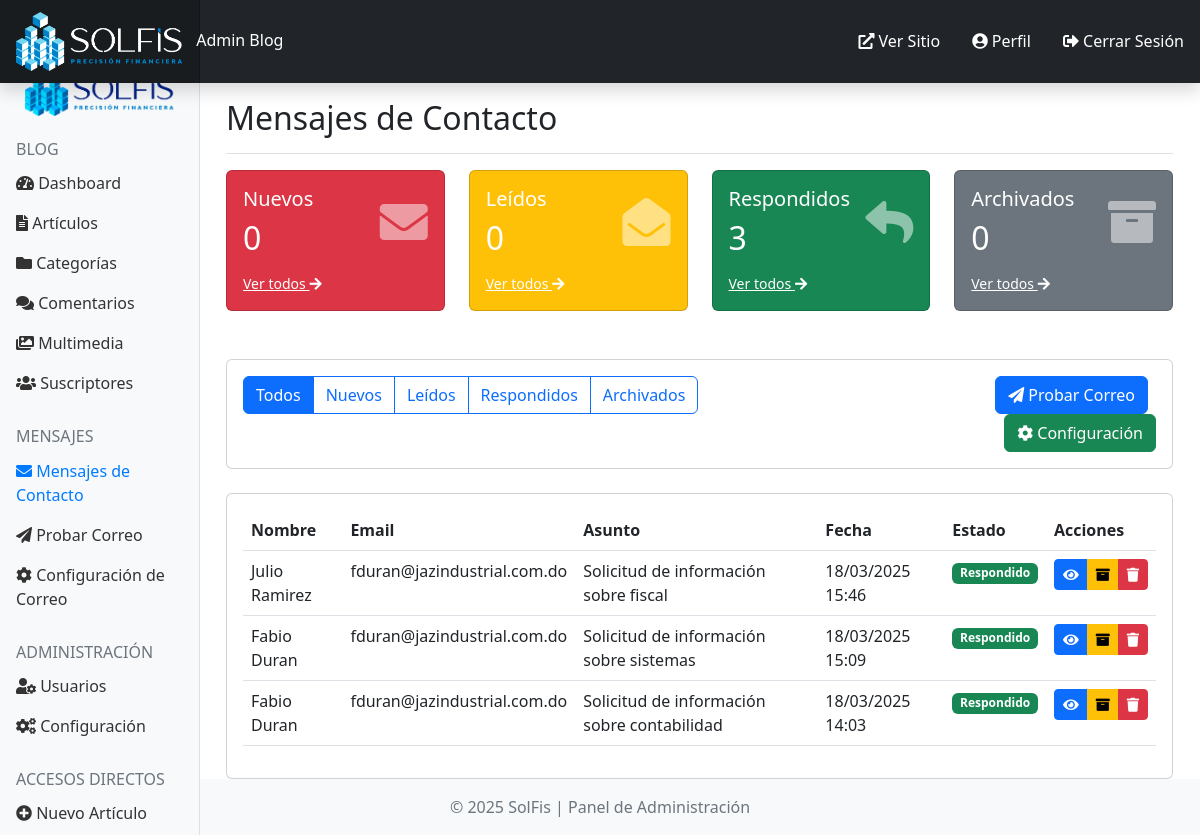
Screenshot of /admin/contact.php (signed in) with the database file from the repository.
### tables this page shows
CREATE TABLE `contact_messages` (
  `id` int(11) NOT NULL,
  `name` varchar(100) NOT NULL,
  `email` varchar(100) NOT NULL,
  `phone` varchar(50) DEFAULT NULL,
  `subject` varchar(200) NOT NULL,
  `message` text NOT NULL,
  `status` enum('new','read','replied','archived') NOT NULL DEFAULT 'new',
  `ip_address` varchar(45) DEFAULT NULL,
  `created_at` datetime NOT NULL,
  `updated_at` datetime NOT NULL
);

### includes/blog-system.php (called while the page is built, shortened)
<?php
class Database {
    private $connection;
    private static $instance;
    private function __construct() {
        $this->connection = new mysqli(DB_HOST, DB_USER, DB_PASS, DB_NAME);
        $this->connection->set_charset("utf8mb4");
    }
    public static function getInstance() {
        if (!self::$instance) {
            self::$instance = new self();
        }
        return self::$instance;
    }
    public function query($sql) {
        return $this->connection->query($sql);
    }
    public function escape($string) {
        return $this->connection->real_escape_string($string);
    }
}
class Auth {
    private static $instance;
    public static function getInstance() {
        if (!self::$instance) {
            self::$instance = new self();
        }
        return self::$instance;
    }
}
class Contact {
    private $db;
    public function __construct() {
        $this->db = Database::getInstance();
    }
    public function getMessages($page = 1, $per_page = 10, $status = null) {
        $offset = ($page - 1) * $per_page;
        $sql = "SELECT * FROM contact_messages";
        if ($status) {
            $status = $this->db->escape($status);
            $sql .= " WHERE status = '$status'";
        }
        $sql .= " ORDER BY created_at DESC LIMIT $offset, $per_page";
        $result = $this->db->query($sql);
        $messages = [];
        while ($result && $row = $result->fetch_assoc()) {
            $messages[] = $row;
        }
        $countSql = "SELECT COUNT(*) as total FROM contact_messages";
        if ($status) {
            $countSql .= " WHERE status = '$status'";
        }
        $countResult = $this->db->query($countSql);
        $totalMessages = 0;
        if ($countResult && $countResult->num_rows > 0) {
            $totalMessages = $countResult->fetch_assoc()['total'];
        }
        return [
            'messages' => $messages,
            'total' => $totalMessages,
            'pages' => ceil($totalMessages / $per_page),
            'current_page' => $page
        ];
    }
}

### admin/contact.php (the view, shortened to what this page needs)
<?php
require_once '../includes/blog-system.php';
$contact = new Contact();
$page = isset($_GET['page']) ? (int)$_GET['page'] : 1;
$status = isset($_GET['filter']) ? $_GET['filter'] : null;
$messagesData = $contact->getMessages($page, 10, $status);
$readCount = $contact->getMessages(1, 1, 'read')['total'];
$repliedCount = $contact->getMessages(1, 1, 'replied')['total'];
$archivedCount = $contact->getMessages(1, 1, 'archived')['total'];
?>
<?php include 'includes/header.php'; ?>
<div class="container-fluid">
    <div class="row">
        <?php include 'includes/sidebar.php'; ?>
        <main class="col-md-9 ms-sm-auto col-lg-10 px-md-4">
            <div class="d-flex justify-content-between flex-wrap flex-md-nowrap align-items-center pt-3 pb-2 mb-3 border-bottom">
                <h1 class="h2">Mensajes de Contacto</h1>
            </div>
            <div class="row mb-4">
                <div class="col-md-3 mb-4">
                    <div class="card text-white bg-danger">
                        <div class="card-body">
                            <div class="d-flex justify-content-between align-items-center">
                                <div>
                                    <h5 class="card-title mb-0">Nuevos</h5>
                                    <h2 class="mt-2 mb-0"><?php echo $newCount; ?></h2>
                                </div>
                                <div>
                                    <i class="fas fa-envelope fa-3x opacity-50"></i>
                                </div>
                            </div>
                            <a href="?filter=new" class="text-white mt-3 d-block small">Ver todos <i class="fas fa-arrow-right"></i></a>
                        </div>
                    </div>
                </div>
                <div class="col-md-3 mb-4">
                    <div class="card text-white bg-warning">
                        <div class="card-body">
                            <div class="d-flex justify-content-between align-items-center">
                                <div>
                                    <h5 class="card-title mb-0">Leídos</h5>
                                    <h2 class="mt-2 mb-0"><?php echo $readCount; ?></h2>
                                </div>
                                <div>
                                    <i class="fas fa-envelope-open fa-3x opacity-50"></i>
                                </div>
                            </div>
                            <a href="?filter=read" class="text-white mt-3 d-block small">Ver todos <i class="fas fa-arrow-right"></i></a>
                        </div>
                    </div>
                </div>
                <div class="col-md-3 mb-4">
                    <div class="card text-white bg-success">
                        <div class="card-body">
                            <div class="d-flex justify-content-between align-items-center">
                                <div>
                                    <h5 class="card-title mb-0">Respondidos</h5>
                                    <h2 class="mt-2 mb-0"><?php echo $repliedCount; ?></h2>
                                </div>
                                <div>
                                    <i class="fas fa-reply fa-3x opacity-50"></i>
                                </div>
                            </div>
                            <a href="?filter=replied" class="text-white mt-3 d-block small">Ver todos <i class="fas fa-arrow-right"></i></a>
                        </div>
                    </div>
                </div>
                <div class="col-md-3 mb-4">
                    <div class="card text-white bg-secondary">
                        <div class="card-body">
                            <div class="d-flex justify-content-between align-items-center">
                                <div>
                                    <h5 class="card-title mb-0">Archivados</h5>
                                    <h2 class="mt-2 mb-0"><?php echo $archivedCount; ?></h2>
                                </div>
                                <div>
                                    <i class="fas fa-archive fa-3x opacity-50"></i>
                                </div>
                            </div>
                            <a href="?filter=archived" class="text-white mt-3 d-block small">Ver todos <i class="fas fa-arrow-right"></i></a>
                        </div>
                    </div>
                </div>
            </div>
            <div class="card mb-4">
                <div class="card-body">
                    <div class="row">
                        <div class="col-md-8">
                            <div class="btn-group" role="group">
                                <a href="contact.php" class="btn <?php echo !isset($_GET['filter']) ? 'btn-primary' : 'btn-outline-primary'; ?>">
                                    Todos
                                </a>
                                <a href="?filter=new" class="btn <?php echo isset($_GET['filter']) && $_GET['filter'] == 'new' ? 'btn-primary' : 'btn-outline-primary'; ?>">
                                    Nuevos
                                </a>
                                <a href="?filter=read" class="btn <?php echo isset($_GET['filter']) && $_GET['filter'] == 'read' ? 'btn-primary' : 'btn-outline-primary'; ?>">
                                    Leídos
                                </a>
                                <a href="?filter=replied" class="btn <?php echo isset($_GET['filter']) && $_GET['filter'] == 'replied' ? 'btn-primary' : 'btn-outline-primary'; ?>">
                                    Respondidos
                                </a>
                                <a href="?filter=archived" class="btn <?php echo isset($_GET['filter']) && $_GET['filter'] == 'archived' ? 'btn-primary' : 'btn-outline-primary'; ?>">
                                    Archivados
                                </a>
                            </div>
                        </div>
                        <div class="col-md-4 text-end">
                            <a href="test-email.php" class="btn btn-primary me-2">
                                <i class="fas fa-paper-plane"></i> Probar Correo
                            </a>
                            <a href="email-settings.php" class="btn btn-success">
                                <i class="fas fa-cog"></i> Configuración
                            </a>
                        </div>
                    </div>
                </div>
            </div>
            <div class="card">
                <div class="card-body">
                    <div class="table-responsive">
                        <table class="table table-hover">
                            <thead>
                                <tr>
                                    <th>Nombre</th>
                                    <th>Email</th>
                                    <th>Asunto</th>
                                    <th>Fecha</th>
                                    <th>Estado</th>
                                    <th>Acciones</th>
                                </tr>
                            </thead>
                            <tbody>
                                <?php if (empty($messages)): ?>
                                <tr>
                                    <td colspan="6" class="text-center py-4">No hay mensajes <?php echo isset($_GET['filter']) ? 'con el filtro seleccionado' : ''; ?>.</td>
                                </tr>
                                <?php else: ?>
                                    <?php foreach ($messages as $message): ?>
                                    <tr <?php echo $message['status'] == 'new' ? 'class="table-warning fw-bold"' : ''; ?>>
                                        <td><?php echo htmlspecialchars($message['name']); ?></td>
                                        <td><?php echo htmlspecialchars($message['email']); ?></td>
                                        <td><?php echo htmlspecialchars($message['subject']); ?></td>
                                        <td><?php echo date('d/m/Y H:i', strtotime($message['created_at'])); ?></td>
                                        <td>
                                            <?php if ($message['status'] == 'new'): ?>
                                                <span class="badge bg-danger">Nuevo</span>
                                            <?php elseif ($message['status'] == 'read'): ?>
                                                <span class="badge bg-warning text-dark">Leído</span>
                                            <?php elseif ($message['status'] == 'replied'): ?>
                                                <span class="badge bg-success">Respondido</span>
                                            <?php else: ?>
                                                <span class="badge bg-secondary">Archivado</span>
                                            <?php endif; ?>
                                        </td>
                                        <td>
                                            <div class="btn-group btn-group-sm">
                                                <a href="contact-view.php?id=<?php echo $message['id']; ?>" class="btn btn-primary" title="Ver mensaje">
                                                    <i class="fas fa-eye"></i>
                                                </a>
                                                <?php if ($message['status'] == 'archived'): ?>
                                                <a href="?action=unarchive&id=<?php echo $message['id']; ?>" class="btn btn-info" title="Desarchivar" onclick="return confirm('¿Está seguro que desea desarchivar este mensaje?')">
                                                    <i class="fas fa-box-open"></i>
                                                </a>
                                                <?php else: ?>
                                                <a href="?action=archive&id=<?php echo $message['id']; ?>" class="btn btn-warning" title="Archivar" onclick="return confirm('¿Está seguro que desea archivar este mensaje?')">
                                                    <i class="fas fa-archive"></i>
                                                </a>
                                                <?php endif; ?>
                                                <a href="?action=delete&id=<?php echo $message['id']; ?>" class="btn btn-danger" title="Eliminar" onclick="return confirm('¿Está seguro que desea eliminar este mensaje? Esta acción no se puede deshacer.')">
                                                    <i class="fas fa-trash"></i>
                                                </a>
                                            </div>
                                        </td>
                                    </tr>
                                    <?php endforeach; ?>
                                <?php endif; ?>
                            </tbody>
                        </table>
                    </div>
                </div>
            </div>
        </main>
    </div>
</div>
<?php include 'includes/footer.php'; ?>

### admin/includes/header.php (style rules this page uses)
body { min-height: 100vh; display: flex; flex-direction: column; overflow-x: hidden; }
.container-fluid { width: 100%; padding-right: 15px; padding-left: 15px; overflow-x: hidden; }
.table-responsive { overflow-x: auto; -webkit-overflow-scrolling: touch; }
img, table, iframe, video, object { max-width: 100%; height: auto; }

### rows the page displays
contact_messages: name "Julio Ramirez", email "fduran@jazindustrial.com.do", subject "Solicitud de información sobre fiscal", created_at "18/03/2025 15:46", status "Respondido"
contact_messages: name "Fabio Duran", email "fduran@jazindustrial.com.do", subject "Solicitud de información sobre sistemas", created_at "18/03/2025 15:09", status "Respondido"
contact_messages: name "Fabio Duran", email "fduran@jazindustrial.com.do", subject "Solicitud de información sobre contabilidad", created_at "18/03/2025 14:03", status "Respondido"

### other values shown
$newCount "0"
$readCount "0"
$repliedCount "3"
$archivedCount "0"
